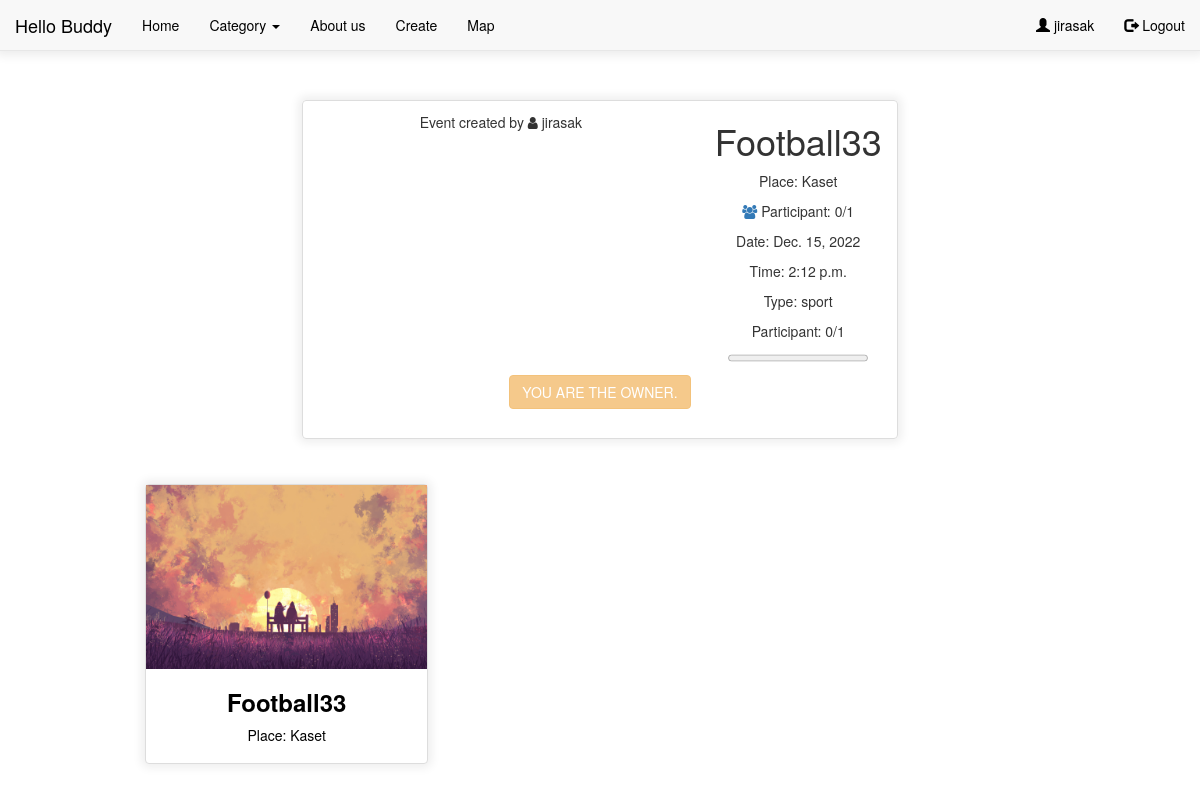
/event/12 (signed in), run on the app's committed database.
### Hello_Buddy/models.py (models this page shows, shortened)
class Event(models.Model):
    category = [
        ('eating', 'Eating'),
        ('sport', 'Sport'),
        ('movie', 'Movie'),
        ('party', 'Party'),
        ('education', 'Education'),
    ]
    name = models.CharField("Name", max_length=20)
    place = models.CharField("Place", max_length=50)
    participant = models.PositiveIntegerField("Participant",
                                            default=1)
    joined = models.PositiveIntegerField(default=0)
    date = models.DateField("Date")
    time = models.TimeField("Time")
    type = models.CharField("Type (optional)", max_length=20,
                            null=True, blank=True, choices=category)
    image_upload = models.ImageField('Image upload (optional)' ,null=True,
                                     blank=True, upload_to='event/images',
                                     default='event/images/default_e.jpg')
    def is_active(self):
        now = datetime.datetime.now()
        date = now.date()
        time = now.time()
        return date < self.date or (date == self.date and time < self.time)

### Hello_Buddy/views.py (the view, shortened to what this page needs)
# urls.py: path('event/<int:event_id>', views.event, name='event'),
@login_required
def event(request, event_id):
    id = event_id
    user = request.user
    try:
        event_active = Event.objects.filter(id=event_id).first().is_active()
        if not event_active:
            messages.error(request, 'Event is already end.')
            return redirect('profile-user')
        event = Event.objects.filter(id=event_id).first()
        all_event = Event.objects.all()
        mp = Mapping.objects.filter(id=event_id).first()
        m = folium.Map(width=425, height=250, location=[
                       mp.lat, mp.lon], zoom_start=16)
        folium.Marker([mp.lat, mp.lon], popup=mp.address).add_to(m)
        m = m._repr_html_()
        all_par = ParticipantOfEvent.objects.all()
        host = HostOfEvent.objects.all()
        for i in host:
            if i.user == user and i.event.name == event.name:
                event.status = False
        hostevent = HostOfEvent.objects.filter(event_id=id).first()
        try:
            existing_par = ParticipantOfEvent.objects.get(event_id=id,
                                                          user_id=user)
        except ParticipantOfEvent.DoesNotExist:
            context = {"event": event, "events": all_event,
                       "pars": all_par, "m": m, 'host': hostevent.user}
        return render(request, "Hello_Buddy/event.html", context)
    except:
        messages.error(request, 'Event does not exit.')
        return redirect('home')

### Hello_Buddy/templates/Hello_Buddy/event.html (shortened to what this page needs)
{% extends 'Hello_Buddy/base.html' %} {% block content %}
<head>
</head>
<div class="container" style="margin-top: 100px;margin-bottom: 100px;">
  <div class="container-fluid text-center bg-grey">
    <div class="row text-center">
      <div class="col-sm-2">
      </div>
      <div class="col-sm-8">
        <div class="thumbnail-main">
          <div class='col-sm-8'>
              <div class="container center">
                <p>Event created by <i class="fa fa-user" aria-hidden="true"></i>  {{host.username}}</p>
                </div>
          </div>
          <div class='col-sm-4'>
            <h1>{{event.name}}</h1>
            <p>Place: {{event.place}}</p>
            <p><a data-toggle="modal" data-target="#createModal"><i class="fa fa-users" aria-hidden="true"></i></a>  Participant: {{event.joined}}/{{event.participant}}</p>
            <p>Date: {{event.date}}</p>
            <p>Time: {{event.time}}</p>
            {% if event.type is not None %}
            <p>Type: {{event.type}}</p>
            {% else %}
            <p>Type: All</p>
            {% endif %}
            <p>Participant: {{event.joined}}/{{event.participant}}</p>
            <p><progress id="project"
              max="{{event.participant}}"
              value="{{event.joined}}"> </progress>
            </p>
          </div>
            <form action="{% url 'event' event.id%}" method="post">
              {%if event.status%}
                {%if event.full and not par.check_par%}
                <button type="submit" name="full" class="btn btn-warning" disabled>FULL</button>
                {%elif par.check_par %}
                <button type="submit" name="cancel" class="btn btn-danger">CANCEL</button>
                {% else %}
                <button type="submit" name = "join" class="btn btn-success">JOIN</button>
                {%endif%}
              {%else%}
              <button type="submit" name="YOU ARE THE OWNER."class="btn btn-warning" disabled>YOU ARE THE OWNER.</button>
              {%endif%}
            </form>
        </div>
      </div>
      <div class="col-sm-2">
      </div>
      {% for event in events %}
      {%if event.is_active %}
      <a href="{% url 'event' event.id %}">
        <div class="col-sm-4">
          <div class="thumbnail text-center", style='border: 1px solid #ddd;'>
            <img src="{{ event.image_upload.url }}" width = 300 height=100>
            <h3><strong>{{event.name}}</strong></h3>
            <p>Place: {{event.place}}</p>
          </div>
        </div>
      </a>
      {%endif%}
      {%endfor%}
    </div>
  </div>
</div>
{% endblock %}

### Hello_Buddy/templates/Hello_Buddy/base.html (shortened to what this page needs)
{% load static %}
<head>
    <link rel="stylesheet" href="https://maxcdn.bootstrapcdn.com/bootstrap/3.4.1/css/bootstrap.min.css">
    <link rel="stylesheet" href="https://cdnjs.cloudflare.com/ajax/libs/font-awesome/4.7.0/css/font-awesome.min.css">
</head>
<header>
<nav class="navbar navbar-default navbar-fixed-top">
    <div class="container-fluid">
        <div class="navbar-header">
            <a class="navbar-brand" style='color:black' href="#">Hello Buddy</a>
        </div>
        <ul class="nav navbar-nav">
            <li><a href="{% url 'home'%}">Home</a></li>
            <li class="dropdown"><a class="dropdown-toggle" data-toggle="dropdown" href="#">Category <span
                    class="caret"></span></a>
            </li>
            <li><a href="{% url 'aboutus'%}">About us</a></li>
            <li><a href="{% url 'create' %}">Create</a></li>
            <li><a href="{% url 'map' %}">Map</a></li>
        </ul>
        {% if user.is_authenticated %}
        <ul class="nav navbar-nav navbar-right">
            <li>
                <a
                        href="{% url 'profile-user'%}" name='profile-user'
                ><span class="glyphicon glyphicon-user"></span> {{ user.username}}</a>
            </li>
            <li>
                <a onclick="document.getElementById('id01').style.display='block'"
                ><span class="glyphicon glyphicon-log-out"></span> Logout</a>
            </li>
        </ul>
        {% endif %}
    </div>
</nav>
</header>
<body >
{% block content %}
{% endblock %}
</body>

### data on the page
Event: name "Football33", place "Kaset", joined "0", participant "1", date "Dec. 15, 2022", time "2:12 p.m.", type "sport", image_upload (placeholder picture)

### other printed values
{{ user.username }} "jirasak"
{{ host.username }} "jirasak"
